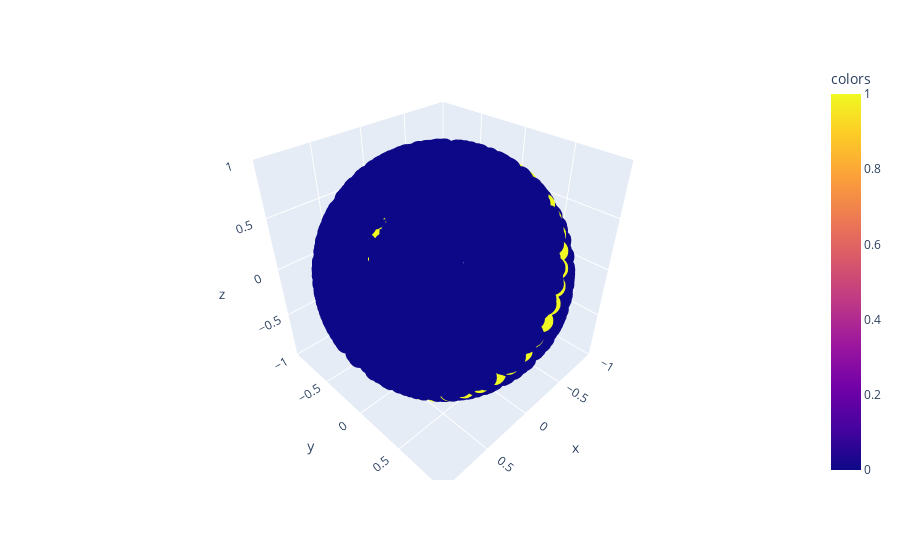

Notebook cell for this chart:
### Code cell
ps = plot_geodesic(S, start, end)

### Figure 1 — Plotly figure (JSON) as saved in the notebook; plotly's stock layout.template omitted (floating-point values rounded to 4 significant figures; data arrays with more than 128 entries replaced by an {"elided": "..."} marker saying what was removed)
{"data": [{"hovertemplate": "x=%{x}<br>y=%{y}<br>z=%{z}<br>colors=%{marker.color}<extra></extra>", "legendgroup": "", "marker": {"color": {"elided": "2050 int values"}, "coloraxis": "coloraxis", "symbol": "circle"}, "mode": "markers", "name": "", "scene": "scene", "showlegend": false, "type": "scatter3d", "x": {"elided": "2050 float values"}, "y": {"elided": "2050 float values"}, "z": {"elided": "2050 float values"}}], "layout": {"coloraxis": {"colorbar": {"title": {"text": "colors"}}, "colorscale": [[0, "#0d0887"], [0.1111, "#46039f"], [0.2222, "#7201a8"], [0.3333, "#9c179e"], [0.4444, "#bd3786"], [0.5556, "#d8576b"], [0.6667, "#ed7953"], [0.7778, "#fb9f3a"], [0.8889, "#fdca26"], [1, "#f0f921"]]}, "legend": {"tracegroupgap": 0}, "margin": {"t": 60}, "scene": {"domain": {"x": [0, 1], "y": [0, 1]}, "xaxis": {"range": [-1.0, 1.0], "title": {"text": "x"}}, "yaxis": {"range": [-1.0, 1.0], "title": {"text": "y"}}, "zaxis": {"range": [-1.0, 1.0], "title": {"text": "z"}}}}}
